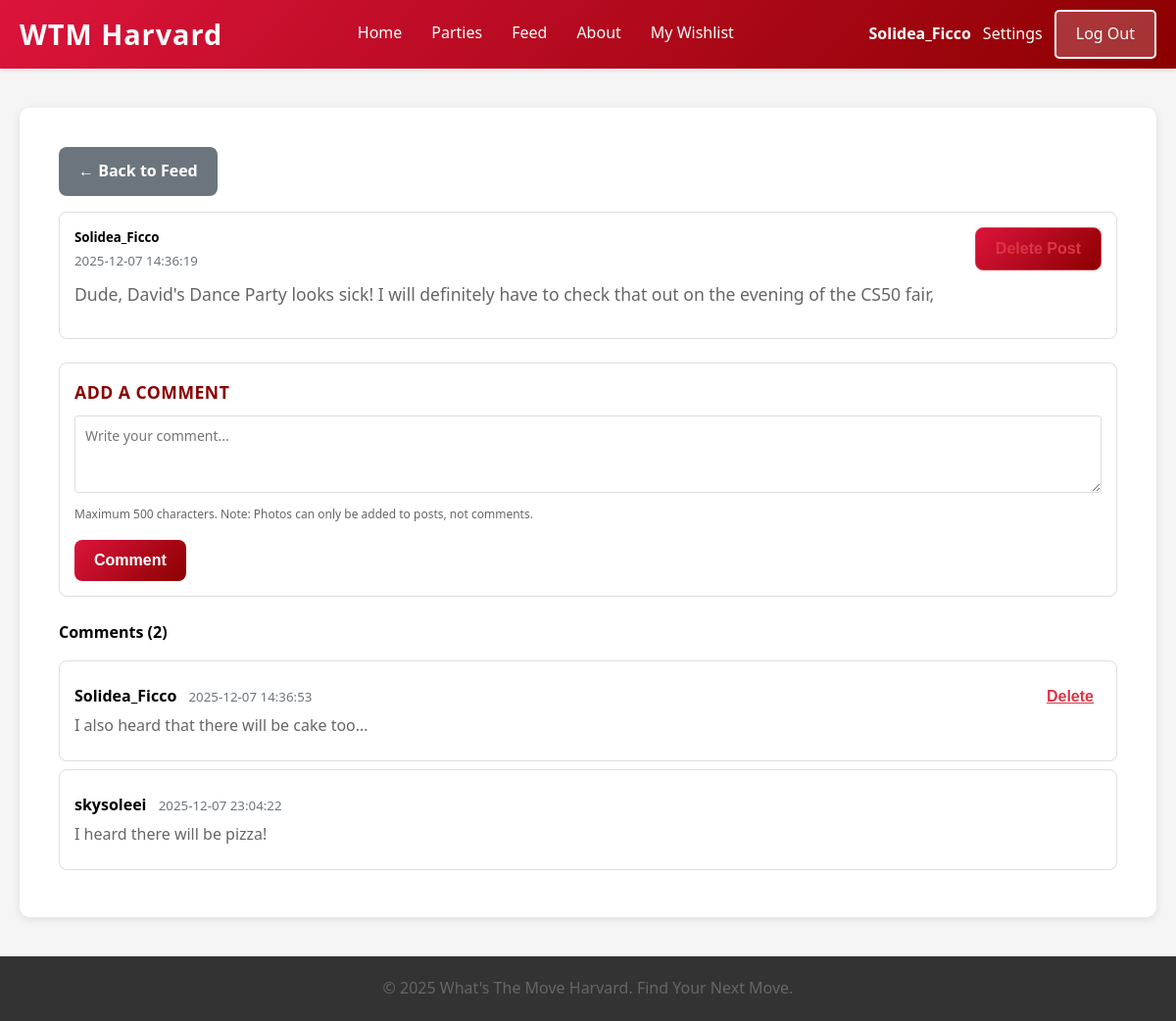
/feed/post/5 (signed in), run on the app's committed database.
### tables this page shows
CREATE TABLE users (id INTEGER PRIMARY KEY AUTOINCREMENT NOT NULL, username TEXT NOT NULL, hash TEXT NOT NULL, display_name TEXT);

CREATE TABLE posts (
            id INTEGER PRIMARY KEY AUTOINCREMENT,
            user_id INTEGER NOT NULL,
            content TEXT NOT NULL,
            created_at TIMESTAMP DEFAULT CURRENT_TIMESTAMP, photo_path TEXT,
            FOREIGN KEY (user_id) REFERENCES users(id)
        );

CREATE TABLE comments (
            id INTEGER PRIMARY KEY AUTOINCREMENT,
            post_id INTEGER NOT NULL,
            user_id INTEGER NOT NULL,
            content TEXT NOT NULL,
            created_at TIMESTAMP DEFAULT CURRENT_TIMESTAMP,
            FOREIGN KEY (post_id) REFERENCES posts(id) ON DELETE CASCADE,
            FOREIGN KEY (user_id) REFERENCES users(id)
        );

### app.py (the view)
@app.route('/feed/post/<int:post_id>')
def view_post(post_id):
    user = current_user()
    conn = get_db_connection()
    post = conn.execute(
        """
        SELECT p.id,
               p.user_id,
               p.content,
               p.photo_path,
               p.created_at,
               u.display_name AS username
        FROM posts p
        JOIN users u ON p.user_id = u.id
        WHERE p.id = ?
        """,
        (post_id,)
    ).fetchone()
    if not post:
        conn.close()
        return redirect(url_for('feed'))
    comments = conn.execute(
        """
        SELECT c.id,
               c.content,
               c.created_at,
               c.user_id,
               u.display_name AS username
        FROM comments c
        JOIN users u ON c.user_id = u.id
        WHERE c.post_id = ?
        ORDER BY c.created_at ASC
        """,
        (post_id,)
    ).fetchall()
    conn.close()
    return render_template('post_detail.html', post=post, comments=comments, user=user)

### app.py (called while the page is built)
def get_db_connection():
    conn = sqlite3.connect(DATABASE)
    conn.row_factory = sqlite3.Row
    return conn

def current_user():
    if 'user_id' in session:
        return {'id': session['user_id'], 'email': session.get('user')}
    return None

### templates/post_detail.html (shortened to what this page needs)
{% extends "template.html" %}
{% block content %}
<div class="container mt-4">
    <div class="row justify-content-center">
        <div class="col-md-8">
            <a href="{{ url_for('feed') }}" class="btn btn-secondary mb-3">← Back to Feed</a>
            <div class="card mb-4">
                <div class="card-body">
                    <div class="d-flex justify-content-between align-items-start mb-2">
                        <div>
                            <h5 class="mb-0">{{ post.username }}</h5>
                            <small class="text-muted">{{ post.created_at }}</small>
                        </div>
                        {% if session.get('user_id') == post.user_id %}
                        <form action="{{ url_for('delete_post', post_id=post.id) }}" method="post" style="display: inline;">
                            <button type="submit" class="btn btn-sm btn-outline-danger" onclick="return confirm('Delete this post?');">
                                Delete Post
                            </button>
                        </form>
                        {% endif %}
                    </div>
                    <p class="card-text fs-5">{{ post.content }}</p>
                </div>
            </div>
            {% if session.get('user') %}
            <div class="card mb-4">
                <div class="card-body">
                    <h5 class="card-title">Add a Comment</h5>
                    <form action="{{ url_for('create_comment', post_id=post.id) }}" method="post">
                        <div class="mb-3">
                            <textarea
                                class="form-control"
                                name="content"
                                rows="3"
                                placeholder="Write your comment..."
                                required
                                maxlength="500"
                            ></textarea>
                            <div class="form-text">Maximum 500 characters. Note: Photos can only be added to posts, not comments.</div>
                        </div>
                        <button type="submit" class="btn btn-primary">Comment</button>
                    </form>
                </div>
            </div>
            {% else %}
            <div class="alert alert-info mb-4">
                <a href="{{ url_for('login_page') }}">Log in</a> to comment on this post.
            </div>
            {% endif %}
            <div class="comments-section">
                <h4 class="mb-3">Comments ({{ comments|length }})</h4>
                {% if comments %}
                    {% for comment in comments %}
                    <div class="card mb-2">
                        <div class="card-body py-2">
                            <div class="d-flex justify-content-between align-items-start">
                                <div class="flex-grow-1">
                                    <strong>{{ comment.username }}</strong>
                                    <small class="text-muted ms-2">{{ comment.created_at }}</small>
                                    <p class="mb-0 mt-1">{{ comment.content }}</p>
                                </div>
                                {% if session.get('user_id') == comment.user_id %}
                                <form action="{{ url_for('delete_comment', comment_id=comment.id) }}" method="post" style="display: inline;">
                                    <button type="submit" class="btn btn-sm btn-link text-danger" onclick="return confirm('Delete this comment?');">
                                        Delete
                                    </button>
                                </form>
                                {% endif %}
                            </div>
                        </div>
                    </div>
                    {% endfor %}
                {% else %}
                    <div class="alert alert-secondary">
                        No comments yet. Be the first to comment!
                    </div>
                {% endif %}
            </div>
        </div>
    </div>
</div>
{% endblock %}

### templates/template.html (shortened to what this page needs)
<!DOCTYPE html>
<html lang="en">
<head>
    <link rel="stylesheet" href="{{ url_for('static', filename='style.css') }}">
</head>
<body>
    <nav class="navbar">
        <div class="nav-container">
            <a href="/" class="nav-logo">WTM Harvard</a>
            <ul class="nav-menu">
                <li class="nav-item">
                    <a href="/" class="nav-link">Home</a>
                </li>
                <li class="nav-item">
                    <a href="/list" class="nav-link">Parties</a>
                </li>
                <li class="nav-item">
                    <a href="/feed" class="nav-link">Feed</a>
                </li>
                <li class="nav-item">
                    <a href="/about" class="nav-link">About</a>
                </li>
                {% if session.get('user') %}
                <li class="nav-item">
                    <a href="/wishlist" class="nav-link">My Wishlist</a>
                </li>
                {% endif %}
            </ul>
            {% if session.get('user') %}
            <div class="nav-auth">
                <span class="nav-user">{{ session.get('username', session.get('user')) }}</span>
                <a href="/settings" class="nav-settings">Settings</a>
                <a href="/logout" class="nav-login">Log Out</a>
            </div>
            {% else %}
            <a href="/login" class="nav-login">Log In</a>
            {% endif %}
        </div>
    </nav>
    <main class="content">
        {% block content %}{% endblock %}
    </main>
    <footer class="footer">
        <p>&copy; 2025 What's The Move Harvard. Find Your Next Move.</p>
    </footer>
</body>
</html>

### static/style.css (style rules this page uses)
* { margin: 0; padding: 0; box-sizing: border-box; }
body { font-family: 'Segoe UI', Tahoma, Geneva, Verdana, sans-serif; background-color: #f5f5f5; line-height: 1.6; }
.navbar { background: linear-gradient(135deg, #dc143c 0%, #8b0000 100%); padding: 0; position: sticky; top: 0; z-index: 100; box-shadow: 0 2px 5px rgba(0, 0, 0, 0.1); }
.nav-container { max-width: 1200px; margin: 0 auto; padding: 0 20px; display: flex; justify-content: space-between; align-items: center; height: 70px; }
.nav-logo { color: white; font-size: 1.8rem; font-weight: bold; text-decoration: none; transition: color 0.3s ease; letter-spacing: 1px; }
.nav-menu { display: flex; list-style: none; gap: 30px; }
.nav-item { height: 70px; display: flex; align-items: center; }
.nav-link { color: white; text-decoration: none; font-size: 1rem; padding: 0.5rem 0; border-bottom: 3px solid transparent; transition: border-bottom 0.3s ease; }
.nav-login { color: white; text-decoration: none; font-size: 1rem; padding: 10px 20px; background: rgba(255, 255, 255, 0.2); border: 2px solid white; border-radius: 5px; transition: all 0.3s ease; }
.nav-auth { display: flex; align-items: center; gap: 12px; }
.nav-user { color: white; font-weight: 700; }
.content { max-width: 1200px; margin: 40px auto; padding: 0 20px; min-height: calc(100vh - 200px); }
.footer { background: #333; color: white; text-align: center; padding: 20px; margin-top: 40px; }
.footer p { margin: 0; }
.container { background: white; padding: 40px; border-radius: 10px; box-shadow: 0 2px 10px rgba(0, 0, 0, 0.1); }
p { color: #666; font-size: 1rem; margin-bottom: 15px; }
button { background: linear-gradient(135deg, #dc143c 0%, #8b0000 100%); color: white; border: none; padding: 12px 30px; border-radius: 5px; font-size: 1rem; cursor: pointer; transition: all 0.3s ease; }
input, textarea, select { border: 2px solid #ddd; border-radius: 5px; transition: border-color 0.3s ease; }
.btn { display: inline-block; padding: 12px 20px; border-radius: 8px; font-weight: 700; text-decoration: none; transition: transform 0.2s ease, box-shadow 0.2s ease, background 0.3s ease, color 0.3s ease; }
.card-title { font-size: 1.1rem; letter-spacing: 0.5px; text-transform: uppercase; color: #8b0000; }
.container.mt-4 { margin-top: 24px; }
.card { background: white; border: 1px solid #ddd; border-radius: 8px; padding: 15px; margin-bottom: 15px; }
.card-body { padding: 0; }
.card-title { font-size: 1.1rem; margin-bottom: 10px; }
.form-control { width: 100%; padding: 10px; border: 1px solid #ddd; border-radius: 4px; font-family: inherit; font-size: 14px; }
.form-text { font-size: 12px; color: #666; margin-top: 5px; }
.btn-primary { background-color: #007bff; color: white; }
.btn-secondary { background-color: #6c757d; color: white; }
.btn-outline-danger { background-color: white; color: #dc3545; border: 1px solid #dc3545; }
.btn-link { background: none; border: none; padding: 4px 8px; text-decoration: underline; }
.text-muted { color: #6c757d; }
.text-danger { color: #dc3545; }
.fs-5 { font-size: 1.1rem; }
.py-2 { padding-top: 8px; padding-bottom: 8px; }
.mb-0 { margin-bottom: 0; }
.mb-2 { margin-bottom: 8px; }
.mb-3 { margin-bottom: 16px; }
.mb-4 { margin-bottom: 24px; }
.mt-1 { margin-top: 4px; }
.mt-4 { margin-top: 24px; }
.ms-2 { margin-left: 8px; }
.d-flex { display: flex; }
.justify-content-between { justify-content: space-between; }
.align-items-start { align-items: flex-start; }
.flex-grow-1 { flex-grow: 1; }
.nav-settings { color: white; text-decoration: none; font-size: 1rem; padding: 0.5rem 0; transition: opacity 0.3s ease; }

### data on the page
users: get "Solidea_Ficco", username "Solidea_Ficco"
posts: created_at "2025-12-07 14:36:19", content "Dude, David's Dance Party looks sick! I will definitely have to check that out on the evening of the CS50 fair,"
comments: username "Solidea_Ficco", created_at "2025-12-07 14:36:53", content "I also heard that there will be cake too..."
comments: username "skysoleei", created_at "2025-12-07 23:04:22", content "I heard there will be pizza!"

### other printed values
{{ comments|length }} "2"
